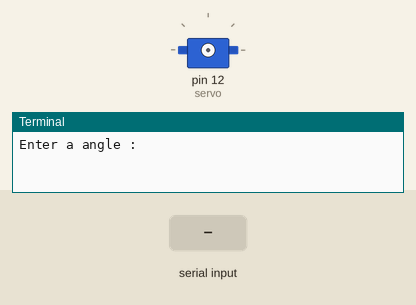
This program was run on a simulated Raspberry Pi (header pin numbers). Parts: servo, the last lines printed to the terminal. The inputs (shaded band) are chosen by the test bench. Servo angles are drawn from the pulse width (0.5 ms = 0°, 2.5 ms = 180°).

Above: at 1.2 s.
1.3 s: "5" typed at the terminal, then Enter
2.8 s: "90" typed at the terminal, then Enter
At 3.7 s:
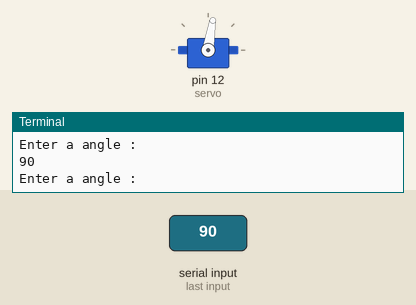
4.3 s: "200" typed at the terminal, then Enter
At 4.9 s:
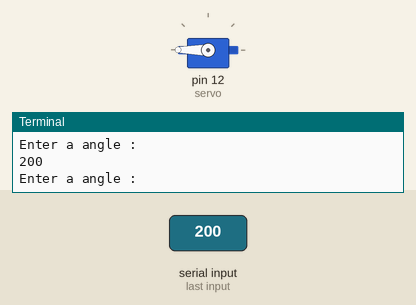
Timing chart, 0 to 7.3 s (numbered marks = the images above; inputs shaded):
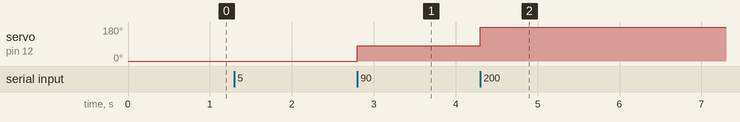

The program:

servo_test.py
```python
import RPi.GPIO as GPIO
import time

GPIO.setmode(GPIO.BOARD)

GPIO.setup(12,GPIO.OUT)

servo = GPIO.PWM(12,50)

servo.start(0)

try:
    while True:
        angle = float(input("Enter a angle : "))
        servo.ChangeDutyCycle(2+(angle/18))
        time.sleep(0.5)

finally:
    servo.stop()
    GPIO.cleanup()
```

Measured:
- after the input at 2.8 s, servo on pin 12 (servo): 0° → 81° at once
- after the input at 4.3 s, servo on pin 12 (servo): 81° → 180° at once
